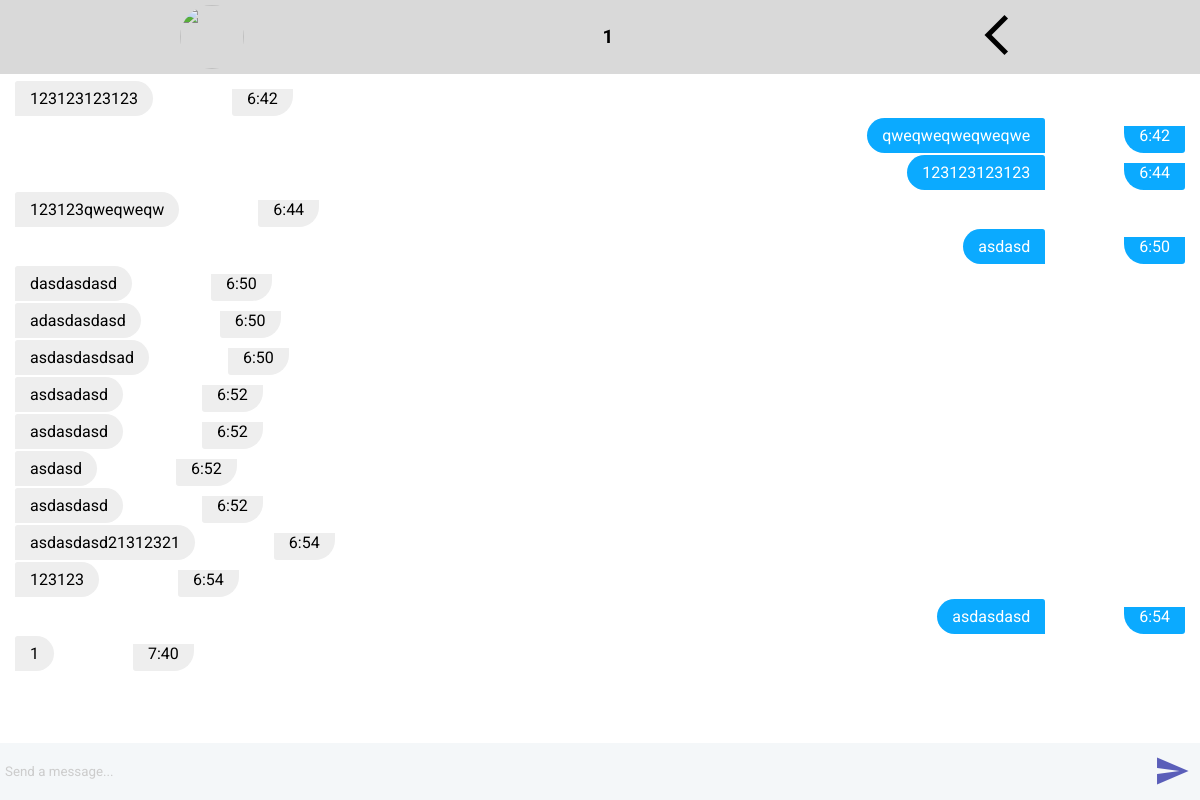
The app's page /messagers/1 (signed in) with its own data.
### models.py (models this page shows)
class BaseModel(Model):
    class Meta:
        database = db

class Accounts(BaseModel):
    fio = TextField()
    email = TextField(unique=True)
    password = TextField()
    vk = BooleanField()
    history = TextField(null=True)
    registration_date = TimestampField(default=datetime.timestamp(datetime.now()))

class Messages(BaseModel):
    channel = IntegerField()
    whom = IntegerField()
    message = TextField()
    time = TimestampField(default=datetime.timestamp(datetime.now()))

### main.py (the view)
@app.route('/messagers')
@app.route('/messagers/<int:id>')
@flask_login.login_required
def messagers(id=None): ####################################MESSAGE ROUTER
    acc = utilsDB.get_user(flask_login.current_user.id)
    if id == None:
        if flask_login.current_user.id == "admin":
            return redirect('/chats')
        return redirect(f'/messagers/{acc.id}')
    messages = utilsDB.get_messages(id)
    user = utilsDB.get_userId(id)
    return render_template('messagers.html',
        messages=messages,
        user=user,
        acc=acc
    )

### main.py (called while the page is built)
@login_manager.user_loader
def user_loader(email):
    if email not in utilsDB.get_usersId():
        return
    user = User()
    user.id = email
    return user

@app.before_request
def before_request():
    db.connect(reuse_if_open=True)

@app.after_request
def after_request(response):
    db.close()
    return response

### utilsDB.py (called while the page is built)
def get_user(email):
    return Accounts.select().where(Accounts.email == email).get()

def get_userId(id):
    return Accounts.select().where(Accounts.id == id).get()

def get_usersId(): return list(map(lambda x: x.email, list(Accounts.select())))

def get_messages(channel):
    return Messages.select().where(Messages.channel == channel)

### templates/messagers.html (shortened to what this page needs)
<!DOCTYPE html>
<html lang="ru" dir="ltr">
<head>
  <link rel="stylesheet" href="/static/css/master.css">
  <link rel="stylesheet" href="/static/css/style.css">
</head>
<body>
  <div class="contents">
    <div class="UpBar">
      <img src="https://sun2.beltelecom-by-minsk.userapi.com/s/v1/ig2/o9ijSpAbZJki0Vm8DoHAxa2yZxLQhI6iyRVHOU4KhfJhkJ7l7eZuLP7ejaed3fvb6GKDx30GRj_dFP3nsBM9O96L.jpg?size=200x200&quality=96&crop=172,89,665,665&ava=1" alt="">
      {% if acc.fio == "admin" %}
      <h3>{{user.fio}}</h3>
      <a href="/chats"><span class="material-icons md-48">arrow_back_ios_new</span></a>
      {% else %}
      <h3>VapeShop</h3>
      <a href="/news"><span class="material-icons md-48">arrow_back_ios_new</span></a>
      {% endif %}
    </div>
    <div class="Cmessager">
      {% for mess in messages %}
      {% if mess.channel == mess.whom %}
      <div class="message__item Mright">
        <span class="message Mto">{{mess.message}}</span>
          <time class="message MtR">{{mess.time.hour}}:{{mess.time.minute}}</time>
        </div>
      {% else %}
      <div class="message__item Mleft">
        <span class="message Mme">{{mess.message}}</span>
        <time class="message MtL">{{mess.time.hour}}:{{mess.time.minute}}</time>
      </div>
      {% endif %}
      {% endfor %}
    </div>
    <div class="BottomBar">
      <div class="chat-input">
        <form>
          <input type="text" name="mess" id="chat-input" placeholder="Send a message..." />
          <button type="submit" class="chat-submit" id="chat-submit"><i class="material-icons md-36">send</i></button>
        </form>
      </div>
    </div>
  </div>
</body>
</html>

### static/css/master.css (style rules this page uses)
*, *:before, *:after { margin: 0; padding: 0; font-family: 'Roboto', sans-serif; }
a { text-decoration: none; }
.contents { display: flex; justify-content: center; flex-direction: column; align-items: center; width: 100vw; }
.UpBar { width: 100vw; margin-bottom: 5px; display: flex; flex-direction: row; align-items: center; justify-content: space-around; position: sticky; top: 0; z-index: 100; }
.UpBar img { width: 64px; height: 64px; border-radius: 50%; margin: 5px 0; }
.UpBar h3 { text-align: center; }
.Cmessager { padding: 0; margin: 0; list-style: none; width: 100%; position: relative; margin-bottom: 100px; }
.Cmessager::after { content: ""; display: table; clear: both; }
.message__item { max-width: 50%; clear: both; }
.Mleft { float: left; }
.Mright { float: right; text-align: right; }
.message { padding: 8px 15px; margin-top: 2px; display: inline-block; text-align: left; }
.Mme { border-radius: 3px 20px 20px 0px; margin-left: 15px; margin-right: 60px; }
.MtL { border-radius: 0px 0px 20px 3px; padding-top: 0px; margin-left: 15px; margin-top: 0; }
.Mto { border-radius: 20px 3px 0px 20px; margin-right: 15px; }
.MtR { border-radius: 0px 0px 3px 20px; padding-top: 0px; margin-right: 15px; margin-top: 0; margin-left: 60px; }
.BottomBar { position: fixed; bottom: 0; left: 0; width: 100vw; }
#chat-input { width: -webkit-fill-available; height:47px; padding-top:5px; padding-right:50px; padding-bottom:5px; padding-left:5px; border:none; resize:none; outline:none; overflow:hidden; }
.chat-input > form { margin-bottom: 0; }
.chat-submit { position: absolute; bottom:8px; right:10px; box-shadow:none; border:none; border-radius:50%; }
.material-icons.md-36 { font-size: 36px; }
.material-icons.md-48 { font-size: 48px; }

### static/css/style.css (style rules this page uses)
a { color: #000; }
.UpBar { background-color: #D9D9D9; }
.chat-submit { color:#5A5EB9; background: transparent; }
#chat-input { background: #f4f7f9; color:#888; }
.Mme { background-color: #eee; }
.MtL { background-color: #eee; }
.Mto { background-color: #0baaff; color: #fff; }
.MtR { background-color: #0baaff; color: #fff; }

### records on screen
Accounts: fio "1"
Messages: message "123123123123", time.hour "6", time.minute "42"
Messages: message "qweqweqweqweqwe", time.hour "6", time.minute "42"
Messages: message "123123123123", time.hour "6", time.minute "44"
Messages: message "123123qweqweqw", time.hour "6", time.minute "44"
Messages: message "asdasd", time.hour "6", time.minute "50"
Messages: message "dasdasdasd", time.hour "6", time.minute "50"
Messages: message "adasdasdasd", time.hour "6", time.minute "50"
Messages: message "asdasdasdsad", time.hour "6", time.minute "50"
Messages: message "asdsadasd", time.hour "6", time.minute "52"
Messages: message "asdasdasd", time.hour "6", time.minute "52"
Messages: message "asdasd", time.hour "6", time.minute "52"
Messages: message "asdasdasd", time.hour "6", time.minute "52"
Messages: message "asdasdasd21312321", time.hour "6", time.minute "54"
Messages: message "123123", time.hour "6", time.minute "54"
Messages: message "asdasdasd", time.hour "6", time.minute "54"
Messages: message "1", time.hour "7", time.minute "40"
